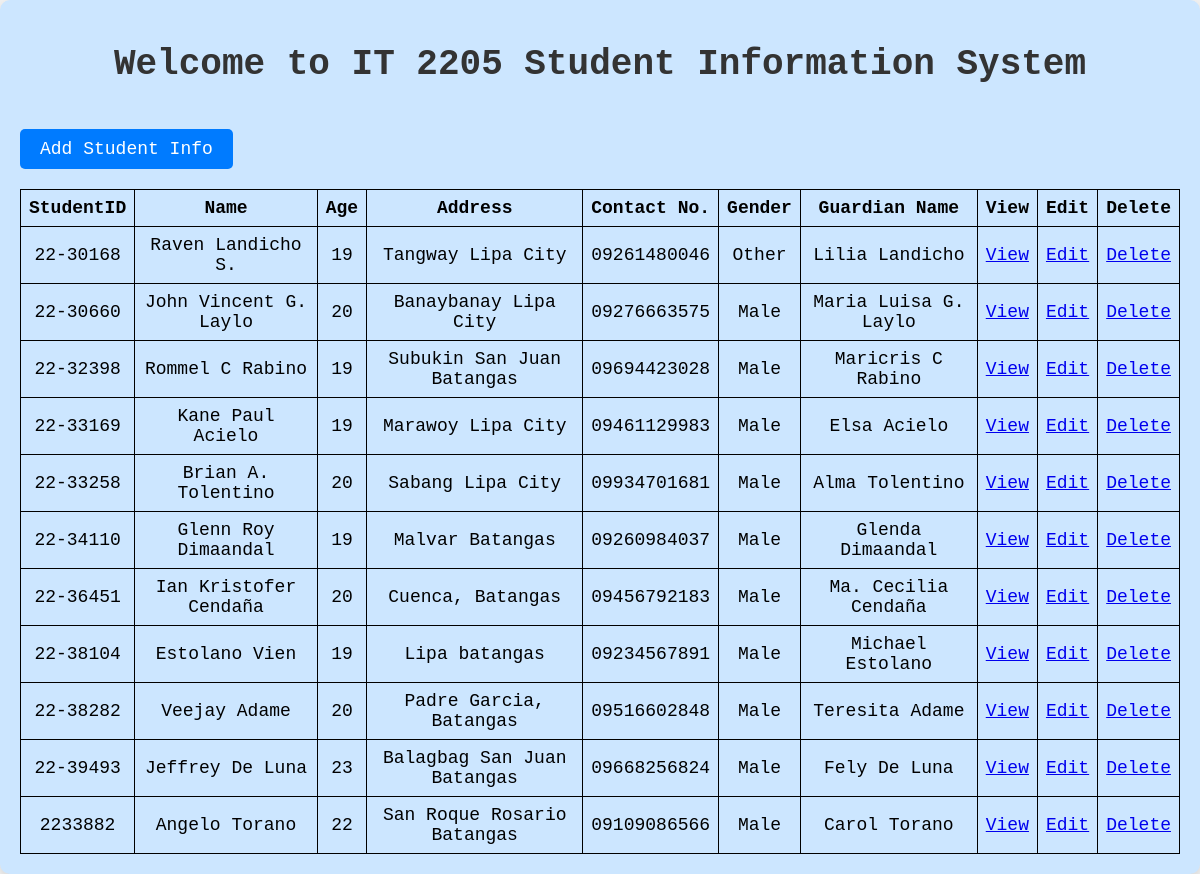
The page / on the database its author committed.
### tables this page shows
CREATE TABLE `it2205` (
  `studentID` varchar(10) NOT NULL,
  `name` varchar(30) DEFAULT NULL,
  `age` int(11) DEFAULT NULL,
  `address` varchar(100) DEFAULT NULL,
  `contactNo` varchar(15) DEFAULT NULL,
  `gender` varchar(10) DEFAULT NULL,
  `guardianName` varchar(30) DEFAULT NULL
);

### index.php (the view, shortened to what this page needs)
<?php include "db.php"; ?>
<!DOCTYPE html>
<html lang="en">
<head>
</head>
<body>
<div class="container">
    <h1>Welcome to IT 2205 Student Information System</h1>
    <a href="create.php" class="btn">Add Student Info</a>
    <table>
        <thead>
            <tr>
                <th>StudentID</th>
                <th>Name</th>
                <th>Age</th>
                <th>Address</th>
                <th>Contact No.</th>
                <th>Gender</th>
                <th>Guardian Name</th>
                <th>View</th>
                <th>Edit</th>
                <th>Delete</th>
            </tr>
        </thead>
        <tbody>
            <?php
            $query = "SELECT * FROM IT2205";
            $result = mysqli_query($connection, $query);
            while ($row = mysqli_fetch_assoc($result)) {
                echo "<tr>";
                echo "<td>{$row['studentID']}</td>";
                echo "<td>{$row['name']}</td>";
                echo "<td>{$row['age']}</td>";
                echo "<td>{$row['address']}</td>";
                echo "<td>{$row['contactNo']}</td>";
                echo "<td>{$row['gender']}</td>";
                echo "<td>{$row['guardianName']}</td>";
                echo "<td><a href='read.php?id={$row['studentID']}' class='text'>View</a></td>";
                echo "<td><a href='update.php?id={$row['studentID']}' class='text'>Edit</a></td>";
                echo "<td><a href='delete.php?id={$row['studentID']}' class='text' onclick=\"return confirm('Are you sure you want to delete this student?')\">Delete</a></td>";
                echo "</tr>";
            }
            ?>
        </tbody>
    </table>
</div>
</body>
</html>

### index.php (style rules this page uses)
body { font-family: monospace; background-color: #f0f0f0; margin: 0; padding: 0; display: block; justify-content: center; align-items: center; height: 100vh; font-size: 18px; }
.container { text-align: left; background-color: #cce6ff; padding: 20px; border-radius: 10px; box-shadow: 0 4px 8px rgba(0, 0, 0, 0.1); font-family: monospace; }
h1 { color: #333; font-family: monospace; text-align: center; }
.btn { display: inline-block; background-color: #007bff; color: #fff; padding: 10px 20px; border-radius: 5px; text-decoration: none; margin-top: 20px; }
table { width: 100%; border-collapse: collapse; margin-top: 20px; }
table, th, td { border: 1px solid black; padding: 8px; text-align: center; font-family: monospace; }

### rows shown on the page
it2205: studentID "22-30168", name "Raven Landicho S.", age "19", address "Tangway Lipa City", contactNo "09261480046", gender "Other", guardianName "Lilia Landicho"
it2205: studentID "22-30660", name "John Vincent G. Laylo", age "20", address "Banaybanay Lipa City", contactNo "09276663575", gender "Male", guardianName "Maria Luisa G. Laylo"
it2205: studentID "22-32398", name "Rommel C Rabino", age "19", address "Subukin San Juan Batangas", contactNo "09694423028", gender "Male", guardianName "Maricris C Rabino"
it2205: studentID "22-33169", name "Kane Paul Acielo", age "19", address "Marawoy Lipa City", contactNo "09461129983", gender "Male", guardianName "Elsa Acielo"
it2205: studentID "22-33258", name "Brian A. Tolentino", age "20", address "Sabang Lipa City", contactNo "09934701681", gender "Male", guardianName "Alma Tolentino"
it2205: studentID "22-34110", name "Glenn Roy Dimaandal", age "19", address "Malvar Batangas", contactNo "09260984037", gender "Male", guardianName "Glenda Dimaandal"
it2205: studentID "22-36451", name "Ian Kristofer Cendaña", age "20", address "Cuenca, Batangas", contactNo "09456792183", gender "Male", guardianName "Ma. Cecilia Cendaña"
it2205: studentID "22-38104", name "Estolano Vien", age "19", address "Lipa batangas", contactNo "09234567891", gender "Male", guardianName "Michael Estolano"
it2205: studentID "22-38282", name "Veejay Adame", age "20", address "Padre Garcia, Batangas", contactNo "09516602848", gender "Male", guardianName "Teresita Adame"
it2205: studentID "22-39493", name "Jeffrey De Luna", age "23", address "Balagbag San Juan Batangas", contactNo "09668256824", gender "Male", guardianName "Fely De Luna"
it2205: studentID "2233882", name "Angelo Torano", age "22", address "San Roque Rosario Batangas", contactNo "09109086566", gender "Male", guardianName "Carol Torano"
